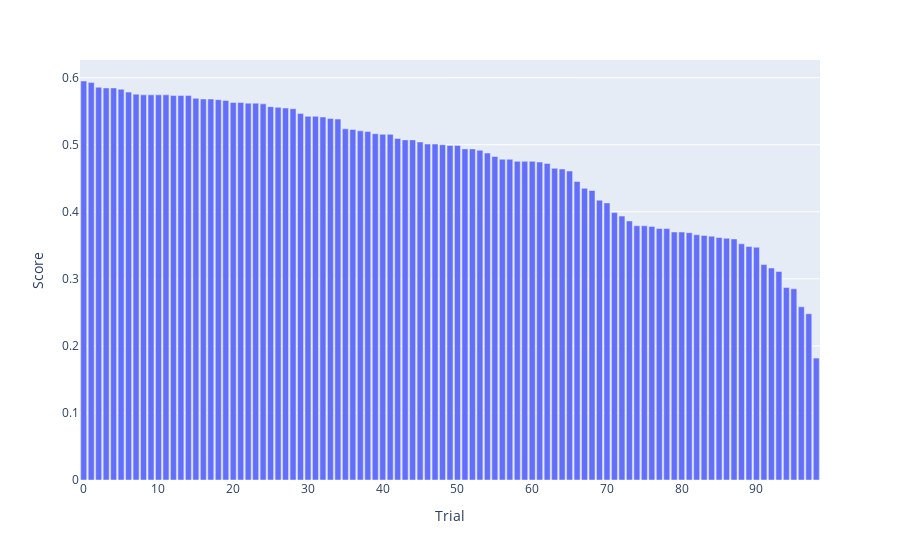

Notebook code cell kept with this figure:
### Code cell
trials = clf.tuner.oracle.get_best_trials(num_trials=-1)
data = {
    "Trial": [],
    "Score": []
}
for i, t in enumerate(trials):
    data["Trial"].append(i)
    data["Score"].append(t.score)
px.bar(data_frame=pd.DataFrame(data), x="Trial", y="Score")

### Figure 1 — Plotly figure (JSON) as saved in the notebook; plotly's stock layout.template omitted (floating-point values rounded to 4 significant figures)
{"data": [{"alignmentgroup": "True", "hovertemplate": "Trial=%{x}<br>Score=%{y}<extra></extra>", "legendgroup": "", "marker": {"color": "#636efa", "pattern": {"shape": ""}}, "name": "", "offsetgroup": "", "orientation": "v", "showlegend": false, "textposition": "auto", "type": "bar", "x": [0, 1, 2, 3, 4, 5, 6, 7, 8, 9, 10, 11, 12, 13, 14, 15, 16, 17, 18, 19, 20, 21, 22, 23, 24, 25, 26, 27, 28, 29, 30, 31, 32, 33, 34, 35, 36, 37, 38, 39, 40, 41, 42, 43, 44, 45, 46, 47, 48, 49, 50, 51, 52, 53, 54, 55, 56, 57, 58, 59, 60, 61, 62, 63, 64, 65, 66, 67, 68, 69, 70, 71, 72, 73, 74, 75, 76, 77, 78, 79, 80, 81, 82, 83, 84, 85, 86, 87, 88, 89, 90, 91, 92, 93, 94, 95, 96, 97, 98], "xaxis": "x", "y": [0.595, 0.593, 0.5857, 0.5847, 0.5847, 0.5826, 0.5785, 0.5754, 0.5744, 0.5744, 0.5744, 0.5744, 0.5733, 0.5733, 0.5733, 0.5692, 0.5682, 0.5682, 0.5671, 0.5661, 0.563, 0.563, 0.562, 0.562, 0.561, 0.5568, 0.5558, 0.5548, 0.5537, 0.5465, 0.5424, 0.5424, 0.5413, 0.5393, 0.5382, 0.5238, 0.5227, 0.5207, 0.5196, 0.5165, 0.5155, 0.5155, 0.5093, 0.5072, 0.5072, 0.5041, 0.501, 0.501, 0.5, 0.499, 0.499, 0.4938, 0.4938, 0.4917, 0.4876, 0.4824, 0.4783, 0.4783, 0.4752, 0.4752, 0.4752, 0.4742, 0.4721, 0.4649, 0.4638, 0.4607, 0.4452, 0.4349, 0.4318, 0.4174, 0.4132, 0.3988, 0.3936, 0.3864, 0.3791, 0.3791, 0.3781, 0.375, 0.375, 0.3698, 0.3698, 0.3688, 0.3657, 0.3647, 0.3636, 0.3616, 0.3605, 0.3595, 0.3523, 0.3481, 0.3471, 0.3213, 0.3161, 0.311, 0.2872, 0.2851, 0.2583, 0.2479, 0.1818], "yaxis": "y"}], "layout": {"barmode": "relative", "legend": {"tracegroupgap": 0}, "margin": {"t": 60}, "xaxis": {"anchor": "y", "domain": [0, 1], "title": {"text": "Trial"}}, "yaxis": {"anchor": "x", "domain": [0, 1], "title": {"text": "Score"}}}}
